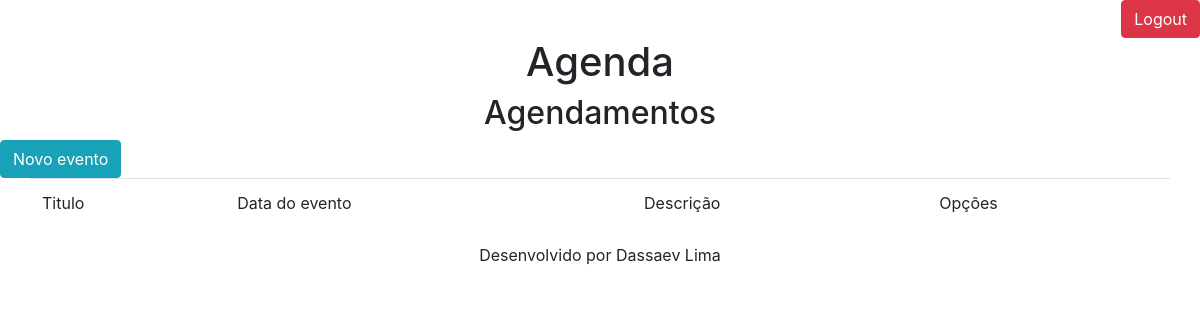
Before: /agenda/ (signed in) with the older database file.
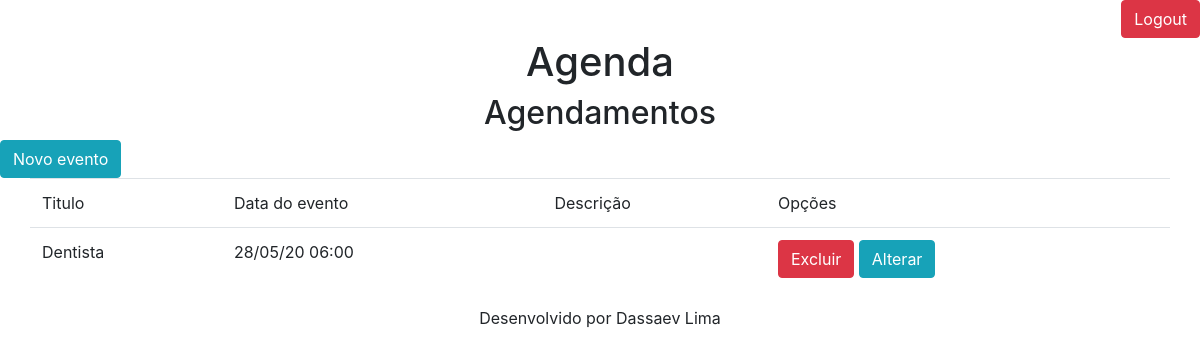
After: the same page with the newer database file.
### core/models.py (models this page shows, shortened)
class Evento(models.Model):
    titulo = models.CharField(max_length=100)
    descricao = models.TextField(blank=True,null=True)
    data_evento = models.DateTimeField(verbose_name='Data do Evento')
    data_criacao = models.DateTimeField(auto_now=True)
    usuario = models.ForeignKey(User,on_delete=models.CASCADE)
    status = models.BooleanField(default=True)
    class Meta:
        db_table = 'evento'
    def get_data_br_evento(self):
        return self.data_evento.strftime('%d/%m/%y %H:%M')

### core/views.py (the view)
# urls.py: path('agenda/',views.lista_eventos),
@login_required(login_url='/login/')
def lista_eventos(request):
    usuario = request.user
    eventos = Evento.objects.filter(usuario=usuario)
    dados = {'eventos':eventos}
    return render(request,'agenda.html',dados)

### templates/agenda.html
{% extends "model-page.html" %}
{% block content %}
    <h2 class="text-center">Agendamentos</h2>
    <a href="evento/">
        <button type="button" class="btn btn-info">Novo evento</button>
    </a>
    <table class="container table">
            <thead>
                <tr>
                    <td>Titulo</td>
                    <td>Data do evento</td>
                    <td>Descrição</td>
                    <td>Opções</td>
                </tr>
            </thead>
            <tbody>
                {% for evento in eventos %}
                    <tr>
                        <td>{{ evento.titulo}}</td>
                        <td>{{ evento.get_data_br_evento}}</td>
                        <td>{{ evento.descricao }}</td>
                        <td>
                            <a href="evento/delete/{{ evento.id }}">
                                <button type="button" class="btn btn-danger">Excluir</button>
                            </a>
                            <a href="evento/?id={{ evento.id }}">
                                <button type="button" class="btn btn-info">Alterar</button>
                            </a>
                        </td>
                    </tr>
                {% endfor %}
            </tbody>
        </table>
{% endblock %}

Changed rows visible on the page:
added Evento: titulo "Dentista", get_data_br_evento "28/05/20 06:00"
